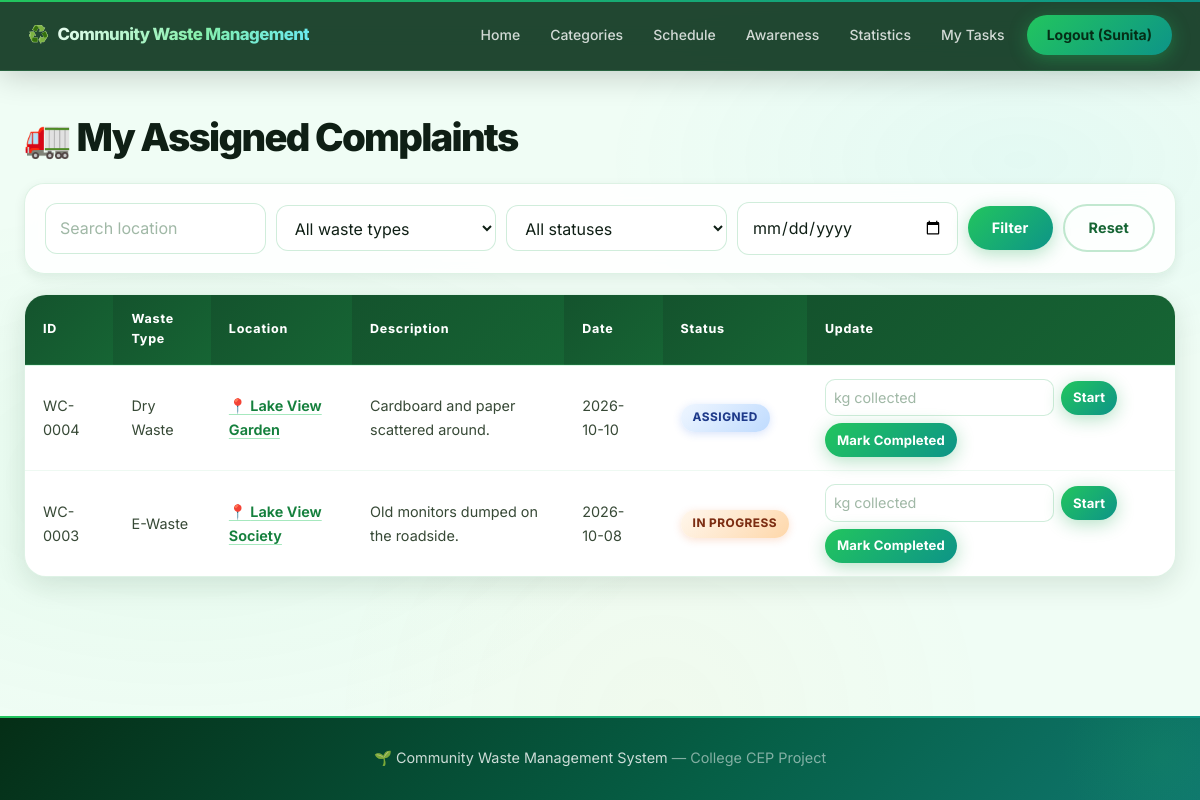
/collector (signed in), run on the app's committed database.
### tables this page shows
CREATE TABLE complaints (id INTEGER PRIMARY KEY AUTOINCREMENT,
  user_id INTEGER NOT NULL REFERENCES users(id), waste_type TEXT NOT NULL, location TEXT NOT NULL,
  description TEXT NOT NULL, report_date TEXT NOT NULL, image TEXT,
  status TEXT NOT NULL DEFAULT 'Pending', collector_id INTEGER REFERENCES collectors(id),
  created_at TEXT DEFAULT CURRENT_TIMESTAMP);

### app.py (the view)
@app.route("/collector")
@login_required("collector")
def collector_dashboard():
    rows = complaint_query("AND c.collector_id=?", (session["uid"],))
    return render_template("collector.html", complaints=rows, statuses=STATUSES, categories=CATEGORY_NAMES)

### app.py (called while the page is built)
def get_db():
    if "db" not in g:
        g.db = sqlite3.connect(DB_PATH)
        g.db.row_factory = sqlite3.Row
    return g.db

@app.template_filter("cid")
def complaint_id(n):
    return f"WC-{n:04d}"

def login_required(role=None):
    def deco(f):
        @wraps(f)
        def wrapper(*a, **k):
            if "role" not in session:
                flash("Please log in first.", "error"); return redirect(url_for("login"))
            if role and session["role"] != role:
                flash("You do not have access to that page.", "error"); return redirect(url_for("home"))
            return f(*a, **k)
        return wrapper
    return deco

def complaint_query(extra_where="", extra_params=()):
    sql = ("SELECT c.*, u.name AS user_name, col.name AS collector_name FROM complaints c "
           "JOIN users u ON u.id=c.user_id LEFT JOIN collectors col ON col.id=c.collector_id WHERE 1=1 " + extra_where)
    params = list(extra_params)
    if request.args.get("location"):
        sql += " AND c.location LIKE ?"; params.append("%" + request.args["location"] + "%")
    if request.args.get("waste_type"):
        sql += " AND c.waste_type=?"; params.append(request.args["waste_type"])
    if request.args.get("status"):
        sql += " AND c.status=?"; params.append(request.args["status"])
    if request.args.get("date"):
        sql += " AND c.report_date=?"; params.append(request.args["date"])
    return get_db().execute(sql + " ORDER BY c.id DESC", params).fetchall()

### templates/collector.html
{% extends "base.html" %}{% block title %}My Tasks{% endblock %}
{% block content %}
<h1>🚛 My Assigned Complaints</h1>
{% include "_filters.html" %}
<div class="table-wrap"><table>
<tr><th>ID</th><th>Waste Type</th><th>Location</th><th>Description</th><th>Date</th><th>Status</th><th>Update</th></tr>
{% for c in complaints %}<tr><td>{{ c.id|cid }}</td><td>{{ c.waste_type }}</td>
  <td><a target="_blank" href="https://www.google.com/maps/search/{{ c.location|urlencode }}">📍 {{ c.location }}</a></td>
  <td>{{ c.description }}</td><td>{{ c.report_date }}</td>
  <td><span class="badge {{ c.status|replace(' ','-')|lower }}">{{ c.status }}</span></td>
  <td>{% if c.status != 'Resolved' %}
    <form method="post" action="{{ url_for('collector_update', cid=c.id) }}" class="inline-form">
      <input type="number" name="quantity_kg" step="0.1" min="0" placeholder="kg collected">
      <button class="btn btn-small-btn" name="status" value="In Progress">Start</button>
      <button class="btn btn-small-btn" name="status" value="Resolved">Mark Completed</button></form>
    {% else %}✔ Done{% endif %}</td></tr>
{% else %}<tr><td colspan="7">No complaints assigned to you.</td></tr>{% endfor %}
</table></div>
{% endblock %}

### data on the page
complaints: id|cid "WC-0004", waste_type "Dry Waste", location "Lake View Garden", description "Cardboard and paper scattered around.", report_date "2026-10-10", status "ASSIGNED"
complaints: id|cid "WC-0003", waste_type "E-Waste", location "Lake View Society", description "Old monitors dumped on the roadside.", report_date "2026-10-08", status "IN PROGRESS"

### other printed values
{{ session.name.split()[0] }} "Sunita"
